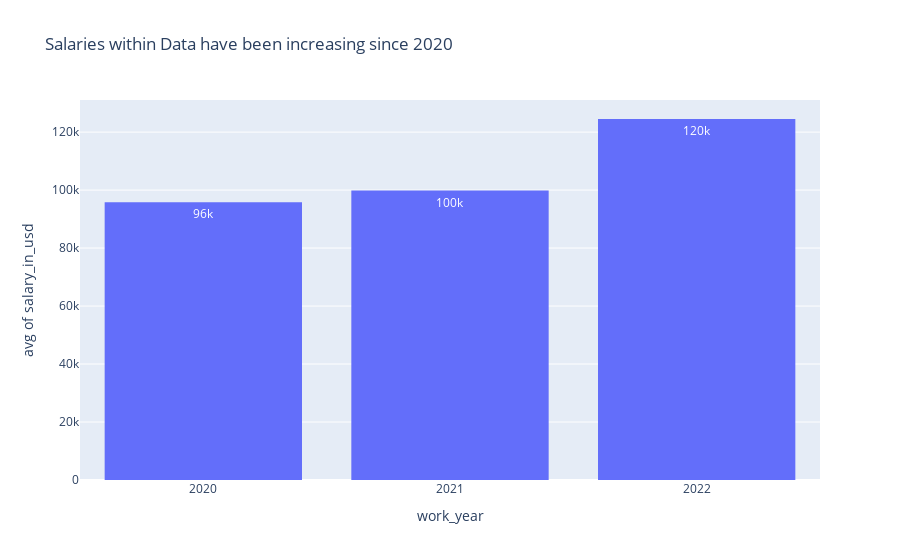

Source (notebook cell):
### Markdown cell above
### What is the trend of salaries over time?

### Code cell
px.histogram(df,x='work_year',y='salary_in_usd',histfunc='avg',text_auto='.2s', barmode= 'group', title='Salaries within Data have been increasing since 2020')

### Figure 1 — Plotly figure (JSON) as saved in the notebook; plotly's stock layout.template omitted (floating-point values rounded to 4 significant figures; data arrays with more than 128 entries replaced by an {"elided": "..."} marker saying what was removed)
{"data": [{"alignmentgroup": "True", "bingroup": "x", "histfunc": "avg", "hovertemplate": "work_year=%{x}<br>avg of salary_in_usd=%{y}<extra></extra>", "legendgroup": "", "marker": {"color": "#636efa", "pattern": {"shape": ""}}, "name": "", "offsetgroup": "", "orientation": "v", "showlegend": false, "texttemplate": "%{value:.2s}", "type": "histogram", "x": {"elided": "607 str values"}, "xaxis": "x", "y": {"elided": "607 int values"}, "yaxis": "y"}], "layout": {"barmode": "group", "legend": {"tracegroupgap": 0}, "title": {"text": "Salaries within Data have been increasing since 2020"}, "xaxis": {"anchor": "y", "domain": [0, 1], "title": {"text": "work_year"}}, "yaxis": {"anchor": "x", "domain": [0, 1], "title": {"text": "avg of salary_in_usd"}}}}
